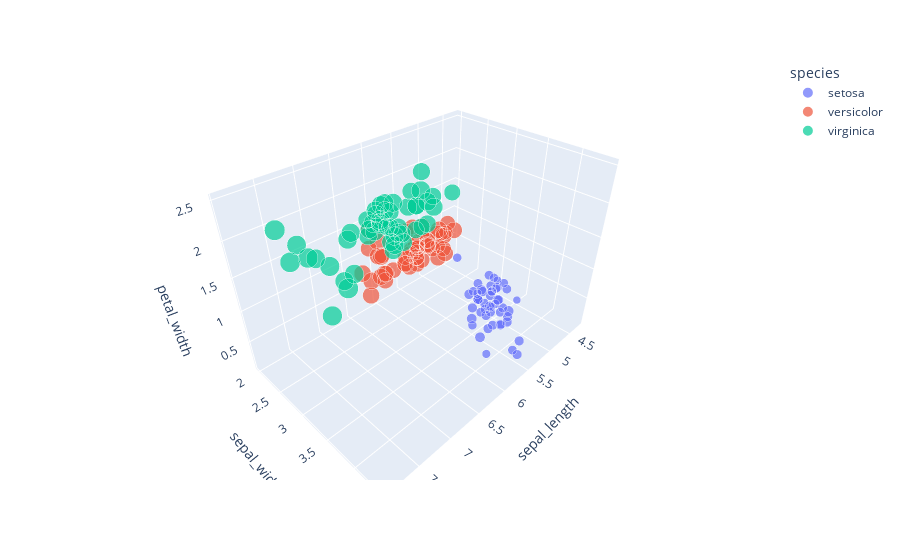

Notebook code for this chart:
### Code cell
import plotly.express as px
import pandas as pd
df = px.data.iris()
#fig = pd.scatter_3d(df, x = 'sepal_length', y = 'sepal_width', color = 'species')
fig = px.scatter_3d(df, x = 'sepal_length', y = 'sepal_width', z = 'petal_width', color = 'species', size='petal_length')
fig.show()

### Figure 1 — Plotly figure (JSON) as saved in the notebook; plotly's stock layout.template omitted (floating-point values rounded to 4 significant figures)
{"data": [{"hovertemplate": "species=setosa<br>sepal_length=%{x}<br>sepal_width=%{y}<br>petal_width=%{z}<br>petal_length=%{marker.size}<extra></extra>", "legendgroup": "setosa", "marker": {"color": "#636efa", "size": [1.4, 1.4, 1.3, 1.5, 1.4, 1.7, 1.4, 1.5, 1.4, 1.5, 1.5, 1.6, 1.4, 1.1, 1.2, 1.5, 1.3, 1.4, 1.7, 1.5, 1.7, 1.5, 1, 1.7, 1.9, 1.6, 1.6, 1.5, 1.4, 1.6, 1.6, 1.5, 1.5, 1.4, 1.5, 1.2, 1.3, 1.5, 1.3, 1.5, 1.3, 1.3, 1.3, 1.6, 1.9, 1.4, 1.6, 1.4, 1.5, 1.4], "sizemode": "area", "sizeref": 0.01725, "symbol": "circle"}, "mode": "markers", "name": "setosa", "scene": "scene", "showlegend": true, "type": "scatter3d", "x": [5.1, 4.9, 4.7, 4.6, 5, 5.4, 4.6, 5, 4.4, 4.9, 5.4, 4.8, 4.8, 4.3, 5.8, 5.7, 5.4, 5.1, 5.7, 5.1, 5.4, 5.1, 4.6, 5.1, 4.8, 5, 5, 5.2, 5.2, 4.7, 4.8, 5.4, 5.2, 5.5, 4.9, 5, 5.5, 4.9, 4.4, 5.1, 5, 4.5, 4.4, 5, 5.1, 4.8, 5.1, 4.6, 5.3, 5], "y": [3.5, 3, 3.2, 3.1, 3.6, 3.9, 3.4, 3.4, 2.9, 3.1, 3.7, 3.4, 3, 3, 4, 4.4, 3.9, 3.5, 3.8, 3.8, 3.4, 3.7, 3.6, 3.3, 3.4, 3, 3.4, 3.5, 3.4, 3.2, 3.1, 3.4, 4.1, 4.2, 3.1, 3.2, 3.5, 3.1, 3, 3.4, 3.5, 2.3, 3.2, 3.5, 3.8, 3, 3.8, 3.2, 3.7, 3.3], "z": [0.2, 0.2, 0.2, 0.2, 0.2, 0.4, 0.3, 0.2, 0.2, 0.1, 0.2, 0.2, 0.1, 0.1, 0.2, 0.4, 0.4, 0.3, 0.3, 0.3, 0.2, 0.4, 0.2, 0.5, 0.2, 0.2, 0.4, 0.2, 0.2, 0.2, 0.2, 0.4, 0.1, 0.2, 0.1, 0.2, 0.2, 0.1, 0.2, 0.2, 0.3, 0.3, 0.2, 0.6, 0.4, 0.3, 0.2, 0.2, 0.2, 0.2]}, {"hovertemplate": "species=versicolor<br>sepal_length=%{x}<br>sepal_width=%{y}<br>petal_width=%{z}<br>petal_length=%{marker.size}<extra></extra>", "legendgroup": "versicolor", "marker": {"color": "#EF553B", "size": [4.7, 4.5, 4.9, 4, 4.6, 4.5, 4.7, 3.3, 4.6, 3.9, 3.5, 4.2, 4, 4.7, 3.6, 4.4, 4.5, 4.1, 4.5, 3.9, 4.8, 4, 4.9, 4.7, 4.3, 4.4, 4.8, 5, 4.5, 3.5, 3.8, 3.7, 3.9, 5.1, 4.5, 4.5, 4.7, 4.4, 4.1, 4, 4.4, 4.6, 4, 3.3, 4.2, 4.2, 4.2, 4.3, 3, 4.1], "sizemode": "area", "sizeref": 0.01725, "symbol": "circle"}, "mode": "markers", "name": "versicolor", "scene": "scene", "showlegend": true, "type": "scatter3d", "x": [7, 6.4, 6.9, 5.5, 6.5, 5.7, 6.3, 4.9, 6.6, 5.2, 5, 5.9, 6, 6.1, 5.6, 6.7, 5.6, 5.8, 6.2, 5.6, 5.9, 6.1, 6.3, 6.1, 6.4, 6.6, 6.8, 6.7, 6, 5.7, 5.5, 5.5, 5.8, 6, 5.4, 6, 6.7, 6.3, 5.6, 5.5, 5.5, 6.1, 5.8, 5, 5.6, 5.7, 5.7, 6.2, 5.1, 5.7], "y": [3.2, 3.2, 3.1, 2.3, 2.8, 2.8, 3.3, 2.4, 2.9, 2.7, 2, 3, 2.2, 2.9, 2.9, 3.1, 3, 2.7, 2.2, 2.5, 3.2, 2.8, 2.5, 2.8, 2.9, 3, 2.8, 3, 2.9, 2.6, 2.4, 2.4, 2.7, 2.7, 3, 3.4, 3.1, 2.3, 3, 2.5, 2.6, 3, 2.6, 2.3, 2.7, 3, 2.9, 2.9, 2.5, 2.8], "z": [1.4, 1.5, 1.5, 1.3, 1.5, 1.3, 1.6, 1, 1.3, 1.4, 1, 1.5, 1, 1.4, 1.3, 1.4, 1.5, 1, 1.5, 1.1, 1.8, 1.3, 1.5, 1.2, 1.3, 1.4, 1.4, 1.7, 1.5, 1, 1.1, 1, 1.2, 1.6, 1.5, 1.6, 1.5, 1.3, 1.3, 1.3, 1.2, 1.4, 1.2, 1, 1.3, 1.2, 1.3, 1.3, 1.1, 1.3]}, {"hovertemplate": "species=virginica<br>sepal_length=%{x}<br>sepal_width=%{y}<br>petal_width=%{z}<br>petal_length=%{marker.size}<extra></extra>", "legendgroup": "virginica", "marker": {"color": "#00cc96", "size": [6, 5.1, 5.9, 5.6, 5.8, 6.6, 4.5, 6.3, 5.8, 6.1, 5.1, 5.3, 5.5, 5, 5.1, 5.3, 5.5, 6.7, 6.9, 5, 5.7, 4.9, 6.7, 4.9, 5.7, 6, 4.8, 4.9, 5.6, 5.8, 6.1, 6.4, 5.6, 5.1, 5.6, 6.1, 5.6, 5.5, 4.8, 5.4, 5.6, 5.1, 5.1, 5.9, 5.7, 5.2, 5, 5.2, 5.4, 5.1], "sizemode": "area", "sizeref": 0.01725, "symbol": "circle"}, "mode": "markers", "name": "virginica", "scene": "scene", "showlegend": true, "type": "scatter3d", "x": [6.3, 5.8, 7.1, 6.3, 6.5, 7.6, 4.9, 7.3, 6.7, 7.2, 6.5, 6.4, 6.8, 5.7, 5.8, 6.4, 6.5, 7.7, 7.7, 6, 6.9, 5.6, 7.7, 6.3, 6.7, 7.2, 6.2, 6.1, 6.4, 7.2, 7.4, 7.9, 6.4, 6.3, 6.1, 7.7, 6.3, 6.4, 6, 6.9, 6.7, 6.9, 5.8, 6.8, 6.7, 6.7, 6.3, 6.5, 6.2, 5.9], "y": [3.3, 2.7, 3, 2.9, 3, 3, 2.5, 2.9, 2.5, 3.6, 3.2, 2.7, 3, 2.5, 2.8, 3.2, 3, 3.8, 2.6, 2.2, 3.2, 2.8, 2.8, 2.7, 3.3, 3.2, 2.8, 3, 2.8, 3, 2.8, 3.8, 2.8, 2.8, 2.6, 3, 3.4, 3.1, 3, 3.1, 3.1, 3.1, 2.7, 3.2, 3.3, 3, 2.5, 3, 3.4, 3], "z": [2.5, 1.9, 2.1, 1.8, 2.2, 2.1, 1.7, 1.8, 1.8, 2.5, 2, 1.9, 2.1, 2, 2.4, 2.3, 1.8, 2.2, 2.3, 1.5, 2.3, 2, 2, 1.8, 2.1, 1.8, 1.8, 1.8, 2.1, 1.6, 1.9, 2, 2.2, 1.5, 1.4, 2.3, 2.4, 1.8, 1.8, 2.1, 2.4, 2.3, 1.9, 2.3, 2.5, 2.3, 1.9, 2, 2.3, 1.8]}], "layout": {"legend": {"itemsizing": "constant", "title": {"text": "species"}, "tracegroupgap": 0}, "margin": {"t": 60}, "scene": {"domain": {"x": [0, 1], "y": [0, 1]}, "xaxis": {"title": {"text": "sepal_length"}}, "yaxis": {"title": {"text": "sepal_width"}}, "zaxis": {"title": {"text": "petal_width"}}}}}
